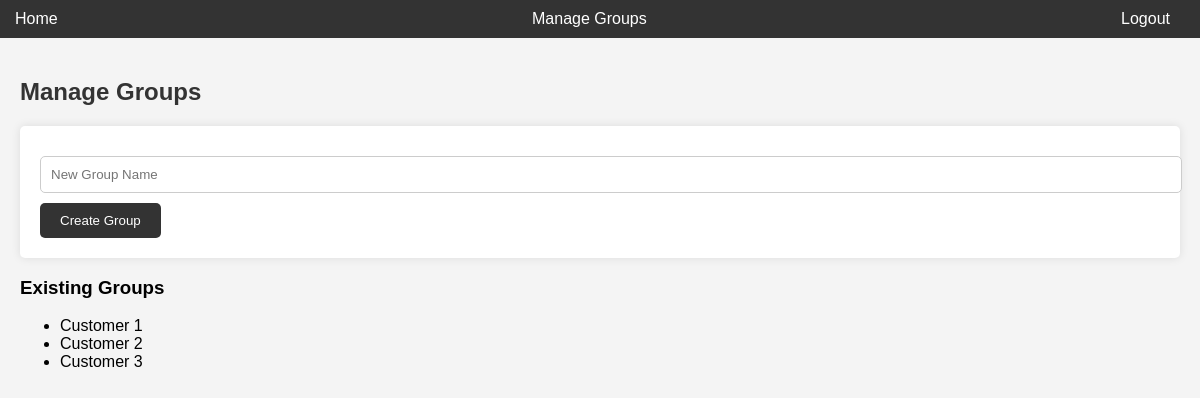
Screenshot of /manage_groups (signed in) with the database file from the repository.
### models.py (models this page shows)
class Group(db.Model):
    id = db.Column(db.Integer, primary_key=True)
    name = db.Column(db.String(100), unique=True, nullable=False)
    users = db.relationship('User', backref='group', lazy=True)
    tickets = db.relationship('Ticket', backref='group', lazy=True)

### app.py (the view, shortened to what this page needs)
@app.route('/manage_groups', methods=['GET', 'POST'])
@login_required
def manage_groups():
    if current_user.role != 'Admin':
        return redirect(url_for('index'))
    groups = Group.query.all()
    return render_template('manage_groups.html', groups=groups)

### app.py (called while the page is built)
@login_manager.user_loader
def load_user(user_id):
    return User.query.get(int(user_id))

### templates/manage_groups.html
{% extends "base.html" %}
{% block content %}
<h2>Manage Groups</h2>
<form method="POST">
    <input type="text" name="group_name" placeholder="New Group Name" required>
    <button type="submit">Create Group</button>
</form>
<h3>Existing Groups</h3>
<ul>
    {% for group in groups %}
    <li>{{ group.name }}</li>
    {% endfor %}
</ul>
{% endblock %}

### static/style.css (style rules this page uses)
body { font-family: Arial, sans-serif; margin: 0; padding: 0; background-color: #f4f4f4; }
h2 { color: #333; }
form { background-color: #fff; padding: 20px; border-radius: 5px; box-shadow: 0 0 10px rgba(0, 0, 0, 0.1); }
input[type="text"], input[type="password"], select, textarea { width: 100%; padding: 10px; margin: 10px 0; border: 1px solid #ccc; border-radius: 5px; }
button { padding: 10px 20px; border: none; border-radius: 5px; background-color: #333; color: #fff; cursor: pointer; }

### rows the page displays
Group: name "Customer 1"
Group: name "Customer 2"
Group: name "Customer 3"
